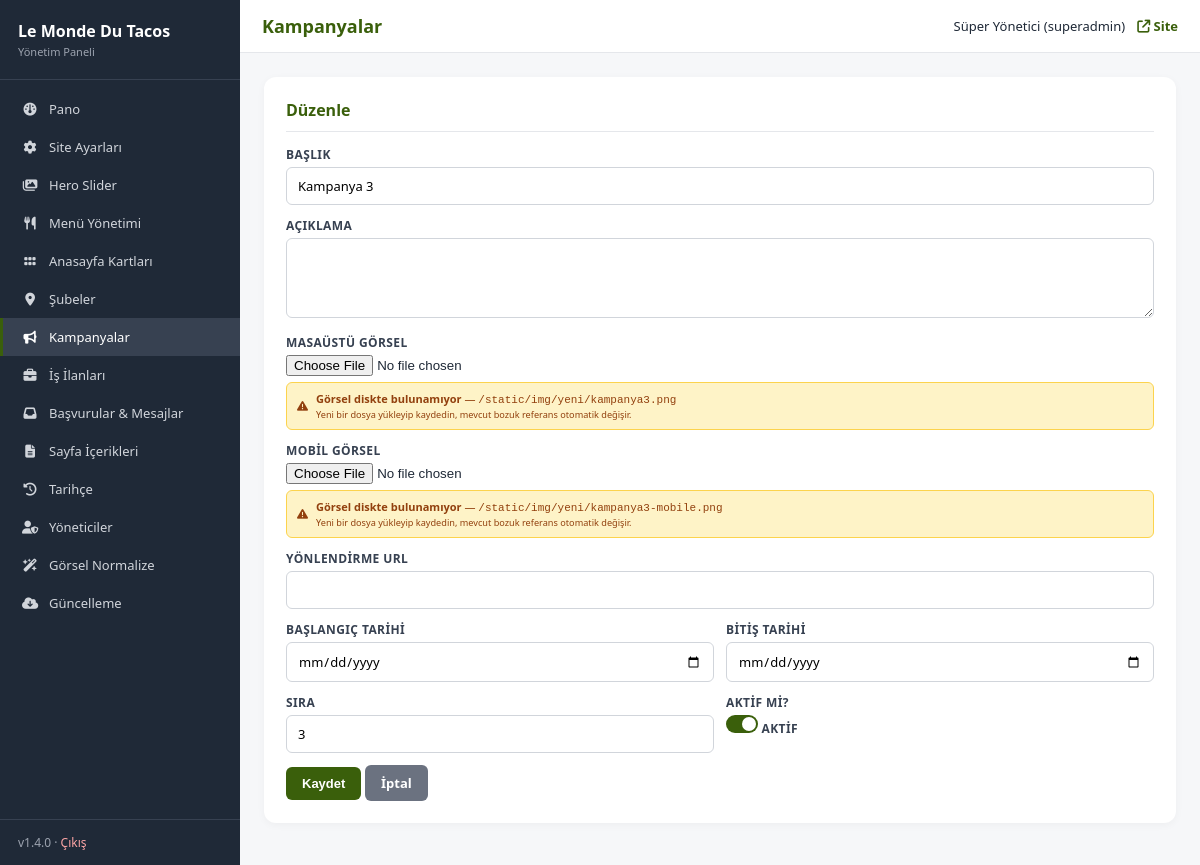
Before: /admin/campaigns.php?action=edit&id=3 (signed in) with the older database file.
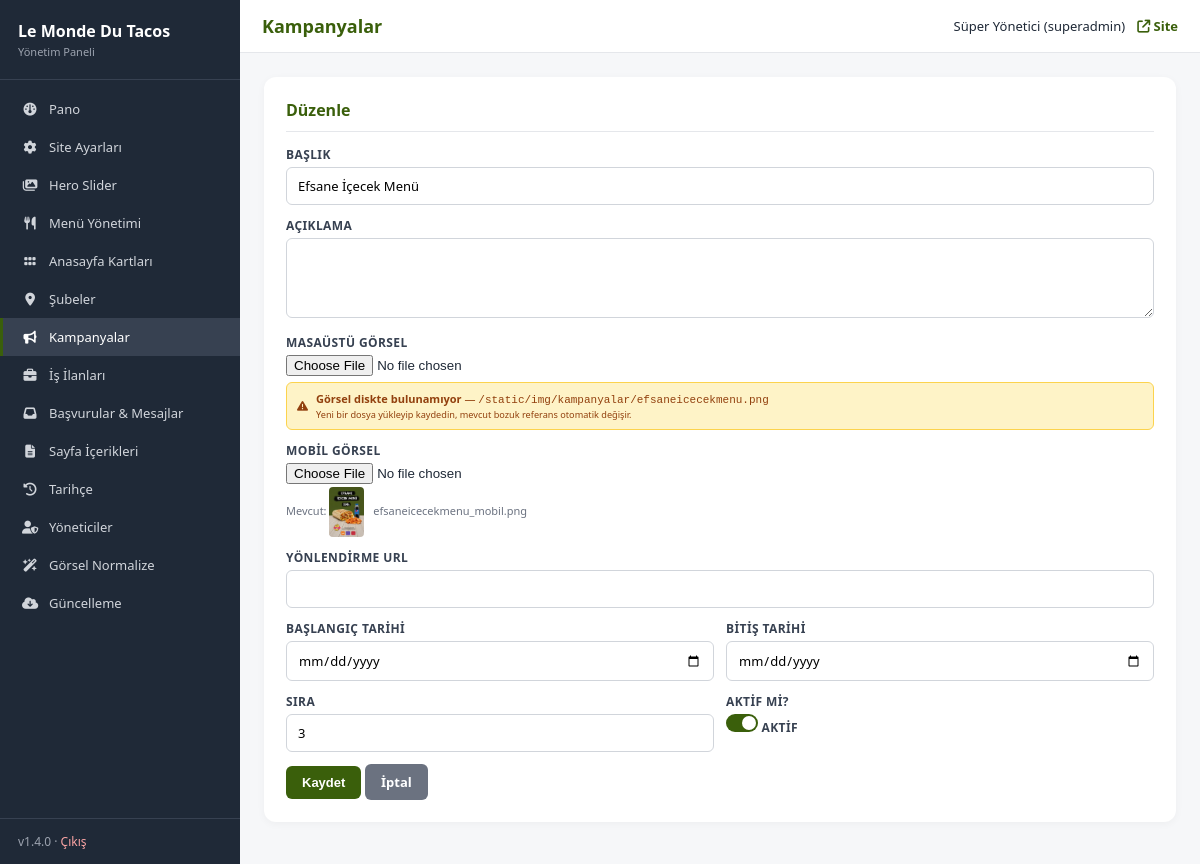
After: the same page with the newer database file.
### tables this page shows
CREATE TABLE IF NOT EXISTS campaigns (
    id            INT UNSIGNED AUTO_INCREMENT PRIMARY KEY,
    title         VARCHAR(200) NULL,
    description   TEXT NULL,
    image         VARCHAR(255) NOT NULL,
    image_mobile  VARCHAR(255) NULL,
    link_url      VARCHAR(255) NULL,
    starts_on     DATE NULL,
    ends_on       DATE NULL,
    sort_order    INT NOT NULL DEFAULT 0,
    is_active     TINYINT(1) NOT NULL DEFAULT 1,
    created_at    TIMESTAMP DEFAULT CURRENT_TIMESTAMP,
    INDEX idx_active_sort (is_active, sort_order)
);

### includes/functions.php (called while the page is built, shortened)
<?php
require_once __DIR__ . '/db.php';
function e(?string $s): string {
    return htmlspecialchars((string)($s ?? ''), ENT_QUOTES | ENT_SUBSTITUTE, 'UTF-8');
}
function admin_check(): bool {
    return true;
}
function admin_user(): ?array {
    $stmt = db()->prepare("SELECT id, username, name, email, role FROM admin_users WHERE id = ? AND is_active = 1");
    $stmt->execute([$_SESSION['admin_id']]);
    $cache = $stmt->fetch() ?: null;
    return $cache;
}
function asset(?string $path): string {
    $qs = '';
    $path = '/' . ltrim($path, '/');
    $segments = explode('/', $path);
    $encoded = array_map(static function ($s) {
        return $s === '' ? '' : rawurlencode($s);
    }, $segments);
    return implode('/', $encoded) . $qs;
}
function asset_exists(?string $path): bool {
    $root = realpath(__DIR__ . '/..');
    $path = '/' . ltrim($path, '/');
    if (@file_exists($root . $path)) return true;
    $escaped = preg_replace_callback('/[çÇğĞıİöÖşŞüÜ]/u', function ($m) {
        $hex = str_pad(strtoupper(dechex(mb_ord($m[0], 'UTF-8'))), 4, '0', STR_PAD_LEFT);
        return '#U' . $hex;
    }, $path);
    return false;
}

### includes/db.php (called while the page is built, shortened)
<?php
function db(): PDO {
    static $pdo = null;
    if ($pdo instanceof PDO) {
        return $pdo;
    }
    $dsn = sprintf(
        'mysql:host=%s;dbname=%s;charset=%s',
        DB_HOST,
        DB_NAME,
        DB_CHARSET
    );
    try {
        $pdo = new PDO($dsn, DB_USER, DB_PASS, [
            PDO::ATTR_ERRMODE            => PDO::ERRMODE_EXCEPTION,
            PDO::ATTR_DEFAULT_FETCH_MODE => PDO::FETCH_ASSOC,
            PDO::ATTR_EMULATE_PREPARES   => false,
            PDO::MYSQL_ATTR_INIT_COMMAND => "SET NAMES " . DB_CHARSET . " COLLATE utf8mb4_unicode_ci",
        ]);
    } catch (PDOException $e) {
        if (DEBUG) {
            die('DB error: ' . htmlspecialchars($e->getMessage(), ENT_QUOTES, 'UTF-8'));
        }
        error_log('DB connection failed: ' . $e->getMessage());
        die('Veritabanı bağlantısı kurulamadı. Lütfen daha sonra tekrar deneyin.');
    }
    return $pdo;
}

### admin/_crud.php (the view, shortened to what this page needs)
<?php
require_once __DIR__ . '/../includes/functions.php';
class Crud
{
    public function getRow(int $id): ?array
    {
        $stmt = db()->prepare("SELECT * FROM " . $this->cfg['table'] . " WHERE id = ?");
        $stmt->execute([$id]);
        return $stmt->fetch() ?: null;
    }
}
function field(string $name, string $label, ?string $value, string $type = 'text', array $opts = []): void
{
    echo '<div class="row">';
    echo '<label>' . e($label) . ($opts['required'] ?? false ? ' *' : '') . '</label>';
    $req = ($opts['required'] ?? false) ? ' required' : '';
    $ph  = isset($opts['placeholder']) ? ' placeholder="' . e($opts['placeholder']) . '"' : '';
    switch ($type) {
        case 'textarea':
            $rows = $opts['rows'] ?? 3;
            echo '<textarea name="' . e($name) . '" rows="' . (int)$rows . '"' . $req . $ph . '>' . e($value) . '</textarea>';
            break;
        case 'image':
            echo '<input type="file" name="' . e($name) . '" accept="image/*">';
            if ($value) {
                if (asset_exists($value)) {
                    echo '<div class="help">Mevcut: <img src="' . e(asset($value)) . '" style="height:50px;vertical-align:middle;border-radius:4px"> <span style="color:#6b7280;font-size:11px;margin-left:6px">' . e(basename($value)) . '</span></div>';
                } else {
                    echo '<div class="help" style="background:#fef3c7;border:1px solid #fcd34d;color:#92400e;padding:8px 10px;border-radius:6px;display:flex;align-items:center;gap:8px;margin-top:6px">';
                    echo '<i class="fa-solid fa-triangle-exclamation"></i>';
                    echo '<span><strong>Görsel diskte bulunamıyor</strong> &mdash; ';
                    echo '<code style="font-size:11px">' . e($value) . '</code><br>';
                    echo '<small>Yeni bir dosya yükleyip kaydedin, mevcut bozuk referans otomatik değişir.</small></span>';
                    echo '</div>';
                }
            }
            break;
        case 'bool':
            $checked = $value ? ' checked' : '';
            echo '<label class="toggle"><input type="checkbox" name="' . e($name) . '" value="1"' . $checked . '> Aktif</label>';
            break;
        default:
            echo '<input type="' . e($type) . '" name="' . e($name) . '" value="' . e($value) . '"' . $req . $ph . '>';
    }
    echo '</div>';
}

### admin/_header.php (shortened to what this page needs)
<?php
require_once __DIR__ . '/../includes/functions.php';
$cu = admin_user();
$nav_items = [
    ['index.php',                  'Pano',                'fa-gauge'],
    ['settings.php',               'Site Ayarları',       'fa-gear'],
    ['slider.php',                 'Hero Slider',         'fa-images'],
    ['menu.php',                   'Menü Yönetimi',       'fa-utensils'],
    ['promo-cards.php',            'Anasayfa Kartları',   'fa-grip'],
    ['branches.php',               'Şubeler',             'fa-location-dot'],
    ['campaigns.php',              'Kampanyalar',         'fa-bullhorn'],
    ['jobs.php',                   'İş İlanları',         'fa-briefcase'],
    ['applications.php',           'Başvurular & Mesajlar','fa-inbox'],
    ['pages.php',                  'Sayfa İçerikleri',    'fa-file-lines'],
    ['timeline.php',               'Tarihçe',             'fa-clock-rotate-left'],
    ['users.php',                  'Yöneticiler',         'fa-user-shield'],
    ['normalize-images.php',       'Görsel Normalize',    'fa-wand-magic-sparkles'],
    ['update.php',                 'Güncelleme',          'fa-cloud-arrow-down'],
];
$current = basename($_SERVER['PHP_SELF']);
$page_h  = $page_h ?? 'Pano';
?><!doctype html>
<html lang="tr">
<head>
<link rel="stylesheet" href="https://cdnjs.cloudflare.com/ajax/libs/font-awesome/6.5.0/css/all.min.css">
</head>
<body>
<div class="app">
  <aside class="sb">
    <div class="sb-head">
      <div class="brand">Le Monde Du Tacos</div>
      <div class="sub">Yönetim Paneli</div>
    </div>
    <nav class="sb-nav">
      <?php foreach ($nav_items as [$href, $label, $icon]): ?>
        <a href="<?= e($href) ?>" class="<?= $current === $href ? 'active' : '' ?>">
          <i class="fa-solid <?= e($icon) ?>"></i>
          <span><?= e($label) ?></span>
        </a>
      <?php endforeach; ?>
    </nav>
    <div class="sb-foot">
      v<?= APP_VERSION ?> &middot; <a href="logout.php">Çıkış</a>
    </div>
  </aside>
  <div class="main">
    <header class="tb">
      <h1><?= e($page_h) ?></h1>
      <div class="user">
        <span><?= e($cu['name']) ?> (<?= e($cu['role']) ?>)</span>
        <a href="/" target="_blank"><i class="fa-solid fa-arrow-up-right-from-square"></i> Site</a>
      </div>
    </header>
    <main class="cnt">

### admin/campaigns.php (shortened to what this page needs)
<?php
$page_h = 'Kampanyalar';
require __DIR__ . '/_header.php';
require __DIR__ . '/_crud.php';
$crud = new Crud([
    'table' => 'campaigns',
    'label' => 'Kampanya',
    'fields' => [
        'title'        => ['label' => 'Başlık'],
        'description'  => ['label' => 'Açıklama'],
        'image'        => [], 'image_mobile' => [],
        'link_url'     => ['label' => 'Bağlantı'],
        'starts_on'    => [],
        'ends_on'      => [],
        'sort_order'   => ['type' => 'int'],
        'is_active'    => ['type' => 'bool'],
    ],
    'images' => ['image', 'image_mobile'],
    'image_dir' => 'kampanya',
]);
$crud->handle();
$action = $_GET['action'] ?? 'list';
$row = ($action === 'edit' && !empty($_GET['id'])) ? $crud->getRow((int)$_GET['id']) : null;
if ($action === 'list'): ?>
  <div class="card">
    <h2 style="display:flex;justify-content:space-between;align-items:center">
      <span>Kampanyalar</span>
      <a href="?action=new" class="btn btn-sm">+ Yeni Kampanya</a>
    </h2>
    <?php $rows = $crud->listAll(); ?>
    <?php if (!$rows): ?>
      <div class="empty">Henüz kampanya yok.</div>
    <?php else: ?>
      <table>
        <thead><tr><th>#</th><th>Görsel</th><th>Başlık</th><th>Tarih</th><th>Sıra</th><th>Durum</th><th>İşlem</th></tr></thead>
        <tbody>
        <?php foreach ($rows as $r): ?>
          <tr>
            <td><?= (int)$r['id'] ?></td>
            <td><?= $r['image'] ? '<img class="thumb" src="' . e(asset($r['image'])) . '">' : '—' ?></td>
            <td><?= e($r['title'] ?? '—') ?></td>
            <td style="font-size:11px"><?= $r['starts_on'] ? format_date($r['starts_on'],'d.m.Y') : '—' ?> → <?= $r['ends_on'] ? format_date($r['ends_on'],'d.m.Y') : '—' ?></td>
            <td><?= (int)$r['sort_order'] ?></td>
            <td><span class="badge <?= $r['is_active'] ? 'b-on' : 'b-off' ?>"><?= $r['is_active'] ? 'Aktif' : 'Pasif' ?></span></td>
            <td class="actions">
              <a class="btn btn-sm btn-line" href="?action=edit&id=<?= $r['id'] ?>"><i class="fa-solid fa-pen"></i></a>
              <form method="post" style="display:inline"><?= csrf_field() ?><input type="hidden" name="action" value="toggle"><input type="hidden" name="id" value="<?= $r['id'] ?>"><button class="btn btn-sm btn-secondary"><i class="fa-solid fa-power-off"></i></button></form>
              <form method="post" data-confirm="Silinsin mi?" style="display:inline"><?= csrf_field() ?><input type="hidden" name="action" value="delete"><input type="hidden" name="id" value="<?= $r['id'] ?>"><button class="btn btn-sm btn-danger"><i class="fa-solid fa-trash"></i></button></form>
            </td>
          </tr>
        <?php endforeach; ?>
        </tbody>
      </table>
    <?php endif; ?>
  </div>
<?php else: ?>
  <div class="card">
    <h2><?= $row ? 'Düzenle' : 'Yeni Kampanya' ?></h2>
    <form method="post" enctype="multipart/form-data">
      <?php
        field('title','Başlık', $row['title'] ?? '');
        field('description','Açıklama', $row['description'] ?? '', 'textarea');
        field('image','Masaüstü Görsel', $row['image'] ?? null, 'image');
        field('image_mobile','Mobil Görsel', $row['image_mobile'] ?? null, 'image');
      ?>
      <div class="grid-2">
      </div>
      <div class="grid-2">
        <?php
          field('is_active','Aktif mi?', (string)($row['is_active'] ?? 1), 'bool');
        ?>
      </div>
      <button type="submit" class="btn">Kaydet</button>
      <a href="campaigns.php" class="btn btn-secondary">İptal</a>
    </form>
  </div>
<?php endif; ?>
<?php require __DIR__ . '/_footer.php'; ?>

### admin/_footer.php (shortened to what this page needs)
    </main>
  </div>
</div>
</body>
</html>

### admin/_header.php (style rules this page uses)
* { box-sizing:border-box;margin:0;padding:0 }
body { font-family:system-ui,-apple-system,Segoe UI,Roboto,Arial,sans-serif;background:#f6f7f9;color:#1f2937;font-size:14px }
.app { display:flex;min-height:100vh }
.sb { width:240px;background:#1f2937;color:#e5e7eb;flex-shrink:0;display:flex;flex-direction:column }
.sb-head { padding:20px 18px;border-bottom:1px solid #374151 }
.sb-head .brand { font-size:16px;font-weight:700;color:#fff;margin-bottom:2px }
.sb-head .sub { font-size:11px;color:#9ca3af }
.sb-nav { flex:1;padding:10px 0;overflow-y:auto }
.sb-nav a { display:flex;align-items:center;gap:10px;padding:10px 18px;color:#d1d5db;text-decoration:none;font-size:13px;border-left:3px solid transparent;transition:.15s }
.sb-nav a.active { background:#374151;color:#fff;border-left-color:#3A5F0B }
.sb-nav a i { width:18px;text-align:center;font-size:13px }
.sb-foot { padding:14px 18px;border-top:1px solid #374151;font-size:12px;color:#9ca3af }
.sb-foot a { color:#fca5a5;text-decoration:none }
.main { flex:1;display:flex;flex-direction:column;min-width:0 }
.tb { background:#fff;padding:14px 22px;display:flex;align-items:center;justify-content:space-between;border-bottom:1px solid #e5e7eb }
.tb h1 { font-size:18px;color:#3A5F0B }
.tb .user { display:flex;align-items:center;gap:12px;font-size:13px }
.tb .user a { color:#3A5F0B;font-weight:600;text-decoration:none }
.cnt { padding:24px;flex:1 }
.card { background:#fff;border-radius:12px;padding:22px;box-shadow:0 2px 8px rgba(0,0,0,.04);margin-bottom:18px }
.card h2 { font-size:16px;color:#3A5F0B;margin-bottom:14px;padding-bottom:10px;border-bottom:1px solid #e5e7eb }
.btn { display:inline-block;background:#3A5F0B;color:#fff;border:0;border-radius:6px;padding:9px 16px;font-size:13px;font-weight:600;cursor:pointer;text-decoration:none;transition:.15s }
.btn-secondary { background:#6b7280 }
.row { margin-bottom:12px }
.row label { display:block;font-size:12px;font-weight:700;color:#374151;margin-bottom:4px;text-transform:uppercase;letter-spacing:.4px }
.row input[type=text],.row input[type=email],.row input[type=tel],.row input[type=password],.row input[type=number],.row input[type=date],.row input[type=url],.row select,.row textarea { width:100%;padding:9px 11px;border:1px solid #d1d5db;border-radius:6px;font-size:13px;font-family:inherit }
.row textarea { resize:vertical;min-height:80px }
.row .help { color:#6b7280;font-size:11px;margin-top:3px }
.grid-2 { display:grid;grid-template-columns:1fr 1fr;gap:12px }
.toggle { display:inline-flex;align-items:center;gap:6px;font-size:12px }
.toggle input { width:32px;height:18px;-webkit-appearance:none;appearance:none;background:#d1d5db;border-radius:9px;position:relative;cursor:pointer;transition:.2s }
.toggle input::before { content:'';position:absolute;width:14px;height:14px;background:#fff;border-radius:50%;top:2px;left:2px;transition:.2s }
.toggle input:checked { background:#3A5F0B }
.toggle input:checked::before { left:16px }

Changed rows visible on the page:
changed campaigns: title "Kampanya 3" → "Efsane İçecek Menü"; image "/static/img/yeni/kampanya3.png /static/img/yeni/kampanya3-mobile.png" → "/static/img/kampanyalar/efsaneicecekmenu.png"; image_mobile: picture added; image_mobile (not shown) → "efsaneicecekmenu_mobil.png"
Other visible differences:
text no longer shown: "Görsel diskte bulunamıyor Görsel diskte bulunamıyor — — Yeni bir dosya yükleyip kaydedin, mevcut bozuk referans otomatik değişir. Yeni bir dosya yükleyip kaydedin, mevcut bozuk referans otomatik değişir."
text now shown: "Görsel diskte bulunamıyor — Yeni bir dosya yükleyip kaydedin, mevcut bozuk referans otomatik değişir. Mevcut:"
